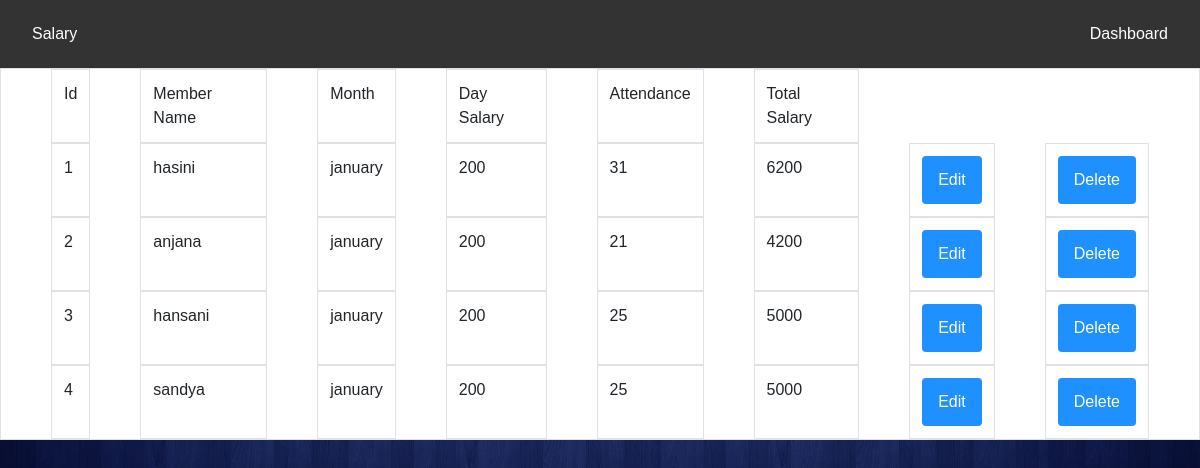
Page /index.php/groupc/index1 on the committed database.
### tables this page shows
CREATE TABLE IF NOT EXISTS `stable` (
  `Id` int(4) NOT NULL,
  `staffname` varchar(20) NOT NULL,
  `month` varchar(10) NOT NULL,
  `s_perday` int(5) NOT NULL,
  `attendance` int(3) NOT NULL,
  `salary` int(50) NOT NULL,
  PRIMARY KEY (`Id`)
);

### application/controllers/groupc.php (called while the page is built, shortened)
<?php
class Groupc extends CI_Controller {
function __construct() {
		$this->load->helper('url');
		$this->load->helper('form');
		$this->load->model('groupm');
}
public function index1(){
		$data['new1'] = $this->groupm->getAllUsers();
		$this->load->view('viewdata', $data);
	}
}
?>

### index.php (called while the page is built, shortened)
<?php
require_once BASEPATH.'core/CodeIgniter.php';

### application/models/groupm.php (called while the page is built, shortened)
<?php
class Groupm extends CI_Model {
		public function getAllUsers(){
			$query = $this->db->get('stable');
			return $query->result();
		}
}
?>

### application/views/viewdata.php (the view, shortened to what this page needs)
<!DOCTYPE html>
<html lang="en">
<head>
		<link rel="stylesheet" href="https://stackpath.bootstrapcdn.com/bootstrap/4.3.1/css/bootstrap.min.css">
		<link href="<?php echo base_url(); ?>/CSS/dev.css" rel="stylesheet" type="text/css">
		<link href="<?php echo base_url(); ?>/CSS/n.css" rel="stylesheet" type="text/css">
		<div class="navbar">
  			<a href="index">Salary</a>
  			<a href="<?php echo base_url(); ?>index.php/User/index">Dashboard</a>
    	</div>
</head>
<body>
<table class="table table-bordered" style="background-color:#ffffff">
	<tr>
		<td>Id</td>
		<td> Member Name</td>
		<td>Month</td>
		<td>Day Salary</td>
		<td>Attendance</td>
		<td>Total Salary</td>
	</tr>
	<?php foreach($new1 as $user  ) { ?>
		<tr>
		<td><?php echo $user->Id;  ?></td>
		<td><?php echo $user->staffname; ?></td>
		<td><?php echo $user->month; ?></td>
		<td><?php echo $user->s_perday; ?></td>
		<td><?php echo $user->attendance; ?></td>
		<td><?php echo $user->salary=$user->s_perday*$user->attendance;?></td>
		<td><a class="btn btn-warning"onclick="return confirm('Are you sure to edit?')" href="<?php echo base_url()?>index.php/groupc/edit/<?php echo $user->Id?>">Edit</a></td>
        <td><a class="btn btn-danger"onclick="return confirm('Are you sure to delete?')" href="<?php echo base_url()?>index.php/groupc/delete/<?php echo $user->Id?>">Delete</a></td>
	</tr>
	<?php }?>
</table>
</body>
</html>

### CSS/dev.css (style rules this page uses)
* { box-sizing:border-box; }
body { background-repeat: no-repeat; //background-color: #cccccc; background-size:cover; font-family:'Nunito',sans-serif; color:#384047; }
.btn { background-color: DodgerBlue; border: none; color: white; padding: 12px 16px; font-size: 16px; cursor: pointer; }
table { border-collapse: separate; border-spacing: 50px 0; }
td { padding: 10px 0; }

### CSS/n.css (style rules this page uses)
.navbar { overflow: hidden; background-color: #333; font-family: Arial; }
.navbar a { float: left; font-size: 16px; color: white; text-align: center; padding: 14px 16px; text-decoration: none; }

### application/views/viewdata.php (style rules this page uses)
body { background-image: url("../../img/c.jpg"); width: 100%; }

### rows in the picture
stable: Id "1", staffname "hasini", month "january", s_perday "200", attendance "31", attendance "6200"
stable: Id "2", staffname "anjana", month "january", s_perday "200", attendance "21", attendance "4200"
stable: Id "3", staffname "hansani", month "january", s_perday "200", attendance "25", attendance "5000"
stable: Id "4", staffname "sandya", month "january", s_perday "200", attendance "25", attendance "5000"
